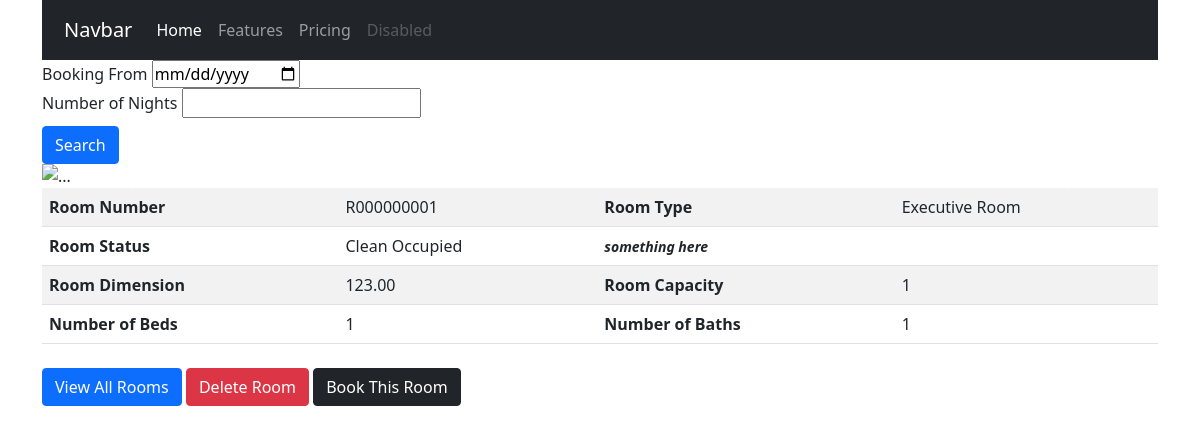
Page /rooms/r000000001/ on the earlier database version.
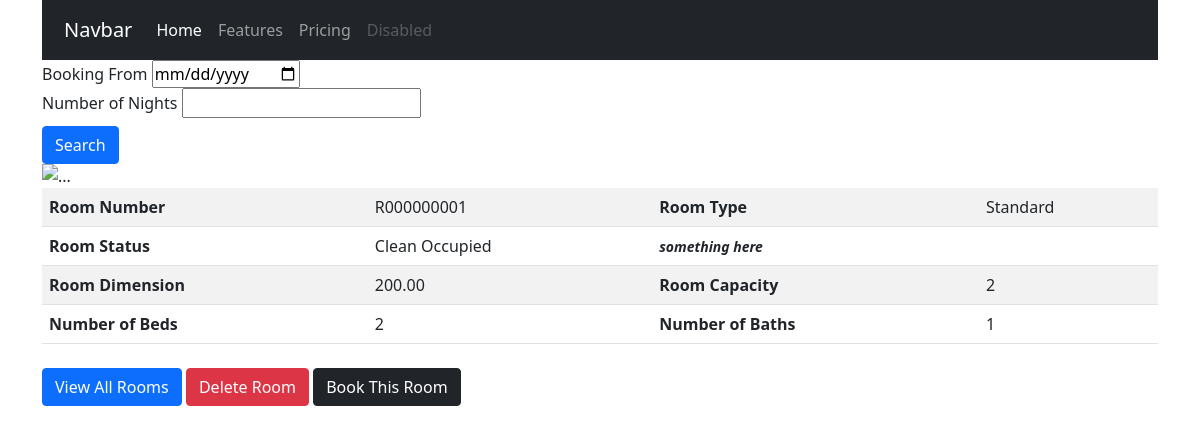
Same page on the later database version.
### hotel/models.py (models this page shows, shortened)
class Room(models.Model):
    id = models.UUIDField(primary_key=True, default=uuid.uuid4, editable=False)
    roomstatus = models.CharField(_("Room Status"), max_length=2, choices=ROOMSTATUS, default='dv')
    roomnumber = models.CharField(_("Room Number"), max_length=50, default=generateRoomNumber, db_index=True, unique=True)
    roomnumber_url = models.SlugField(_("Room Number URL"), null=True)
    roomtype = models.ForeignKey(RoomType, on_delete=models.CASCADE, limit_choices_to={'roomtype_active': True}, related_name='rooms')
    roomcapacity = models.PositiveIntegerField(_("Room Capacity")) #todo: set max value for room capacity
    roombed = models.PositiveIntegerField(_("Number of Beds"))
    roombath = models.PositiveIntegerField(_("Number of Bath"))
    roomdimension = models.DecimalField(_("Dimension (in Square Feet)"), max_digits=5, decimal_places=2)
    roomextras = models.ManyToManyField(RoomExtra, verbose_name=_("List of Extra Items"))
    created_at = models.DateTimeField(_("Created At"), auto_now_add=True)
    last_updated = models.DateTimeField(_("Updated At"), auto_now=False)
    is_available = models.BooleanField(_("Room Available"), default=True)
    roomdate = models.DateTimeField(_("Empty Date Field"), blank=True, null=True)
    class Meta:
        verbose_name = _("Room")
        verbose_name_plural = _("Rooms")

class RoomType(models.Model):
    id = models.UUIDField(primary_key=True, default=uuid.uuid4, editable=False)
    roomtype_name = models.CharField(_("Name"), max_length=50)
    roomtype_cost = models.DecimalField(_("Cost of Room/Night"), max_digits=5, decimal_places=2)
    roomtype_cost1 = models.DecimalField(_("Cost of Room/Night 1"), max_digits=5, decimal_places=2, blank=True, null=True)
    roomtype_info = models.CharField(_("RoomType Info 1"), max_length=50, blank=True, null=True)
    roomtype_active = models.BooleanField(_("Is Active?"), default=True)
    class Meta:
        verbose_name = _("RoomType")
        verbose_name_plural = _("RoomTypes")
    def __str__(self):
        return self.roomtype_name

### hotel/views.py (the view)
# urls.py: path('<slug>/', RoomDetailView.as_view(), name='room_detail'),
class RoomDetailView(generic.DetailView):
    model = Room
    slug_field = 'roomnumber_url'
    context_object_name = 'room'
    template_name = 'rooms/roomdetail.html'

### templates/rooms/roomdetail.html (shortened to what this page needs)
{% extends 'base.html' %}
{% block content %}
    <div id="carouselExampleControls" class="carousel slide" data-bs-ride="carousel">
        <div class="carousel-inner">
        <div class="carousel-item active">
            <img src="..." class="d-block w-100" alt="...">
        </div>
        </div>
        <button class="carousel-control-prev" type="button" data-bs-target="#carouselExampleControls" data-bs-slide="prev">
        <span class="carousel-control-prev-icon" aria-hidden="true"></span>
        </button>
        <button class="carousel-control-next" type="button" data-bs-target="#carouselExampleControls" data-bs-slide="next">
        <span class="carousel-control-next-icon" aria-hidden="true"></span>
        </button>
    </div>
    <div class="room-items">
        <table class="table table-striped">
            <tbody>
              <tr>
                <th scope="row">Room Number</th>
                <td>{{ room.roomnumber }}</td>
                <th scope="row">Room Type</th>
                <td>{{ room.roomtype }}</td>
              </tr>
              <tr>
                <th scope="row">Room Status</th>
                <td>{{ room.get_roomstatus_display }}</td>
                <th scope="row"><i><small>something here</small></i></th>
                <td>
                </td>
              </tr>
              <tr>
                <th scope="row">Room Dimension</th>
                <td>{{ room.roomdimension }}</td>
                <th scope="row">Room Capacity</th>
                <td>{{ room.roomcapacity }}</td>
              </tr>
              <tr>
                <th scope="row">Number of Beds</th>
                <td>{{ room.roombed }}</td>
                <th scope="row">Number of Baths</th>
                <td>{{ room.roombath }}</td>
              </tr>
            </tbody>
        </table>
    </div>
    <div class="room-list">
        <a href="{% url 'room_list' %}"><button class="btn btn-primary">View All Rooms</button></a>
        <a href="{% url 'room_delete' room.roomnumber_url %}"><button class="btn btn-danger">Delete Room</button></a>
        <a href="{% url 'booking_create' room.roomnumber_url %}"><button class="btn btn-dark">Book This Room</button></a>
    </div>
{% endblock content %}

### templates/extras/base.html (shortened to what this page needs)
{% load static %}
<!DOCTYPE html>
<html lang="en">
<head>
    <link href="https://cdn.jsdelivr.net/npm/bootstrap@5.0.2/dist/css/bootstrap.min.css" rel="stylesheet"
>
    <link rel="stylesheet" href="{% static 'styles/main.css' %}">
</head>
<body>
    <div class="container">
        <nav class="navbar navbar-expand-lg navbar-dark bg-dark">
            <div class="container-fluid">
              <a class="navbar-brand" href="{% url 'room_list' %}">Navbar</a>
              <div class="collapse navbar-collapse" id="navbarNav">
                <ul class="navbar-nav">
                  <li class="nav-item">
                    <a class="nav-link active" aria-current="page" href="#">Home</a>
                  </li>
                  <li class="nav-item">
                    <a class="nav-link" href="#">Features</a>
                  </li>
                  <li class="nav-item">
                    <a class="nav-link" href="#">Pricing</a>
                  </li>
                  <li class="nav-item">
                    <a class="nav-link disabled" href="#" tabindex="-1" aria-disabled="true">Disabled</a>
                  </li>
                </ul>
              </div>
            </div>
        </nav>
        <div class="search">
            <form action="{% url 'room_search' %}" method="get">
              <div>
                  <label for="fromdate">Booking From</label>
                  <input type="date" name="fromdate" id="fromdate">
              </div>
              <div>
                  <label for="todate">Number of Nights</label>
                  <input type="number" name="nights" id="nights">
              </div>
              <input class="btn btn-primary" type="submit" value="Search">
            </form>
        </div>
        {% block content %}
        {% endblock content %}
    </div>
</body>
</html>

### static/styles/main.css (style rules this page uses)
.navbar { padding: 10px; }
.btn { margin-top: 8px; }
.table>:not(caption)>*>* { padding: 7px 7px; }
table { width: 70px; }

Differences in the rows shown:
removed Room: roomnumber "R000000001", roomtype "Executive Room", roomstatus "Clean Occupied", roomdimension "123.00", roomcapacity "1", roombed "1", roombath "1"
added Room: roomnumber "R000000001", roomtype "Standard", roomstatus "Clean Occupied", roomdimension "200.00", roomcapacity "2", roombed "2", roombath "1"
